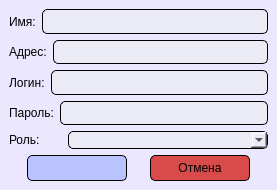
<?xml version="1.0" encoding="UTF-8"?>
<ui version="4.0">
 <class>UserWindow</class>
 <widget class="QMainWindow" name="UserWindow">
  <property name="geometry">
   <rect>
    <x>0</x>
    <y>0</y>
    <width>277</width>
    <height>190</height>
   </rect>
  </property>
  <property name="windowTitle">
   <string>MainWindow</string>
  </property>
  <property name="styleSheet">
   <string notr="true">background-color: rgb(235, 231, 255);</string>
  </property>
  <widget class="QWidget" name="centralwidget">
   <layout class="QVBoxLayout" name="verticalLayout_2">
    <item>
     <layout class="QVBoxLayout" name="verticalLayout">
      <item>
       <layout class="QHBoxLayout" name="horizontalLayout_6">
        <item>
         <widget class="QLabel" name="label_6">
          <property name="text">
           <string>Имя:</string>
          </property>
         </widget>
        </item>
        <item>
         <widget class="QLineEdit" name="name_input">
          <property name="sizePolicy">
           <sizepolicy hsizetype="Expanding" vsizetype="Minimum">
            <horstretch>0</horstretch>
            <verstretch>0</verstretch>
           </sizepolicy>
          </property>
          <property name="minimumSize">
           <size>
            <width>0</width>
            <height>0</height>
           </size>
          </property>
          <property name="mouseTracking">
           <bool>true</bool>
          </property>
          <property name="tabletTracking">
           <bool>false</bool>
          </property>
          <property name="acceptDrops">
           <bool>true</bool>
          </property>
          <property name="autoFillBackground">
           <bool>false</bool>
          </property>
          <property name="styleSheet">
           <string notr="true">background-color: rgb(235, 235, 245);
border-radius: 5px;
border: 1px solid dlack</string>
          </property>
          <property name="inputMethodHints">
           <set>Qt::ImhNone</set>
          </property>
          <property name="inputMask">
           <string/>
          </property>
          <property name="text">
           <string/>
          </property>
          <property name="echoMode">
           <enum>QLineEdit::Normal</enum>
          </property>
          <property name="dragEnabled">
           <bool>false</bool>
          </property>
          <property name="readOnly">
           <bool>false</bool>
          </property>
          <property name="placeholderText">
           <string/>
          </property>
          <property name="clearButtonEnabled">
           <bool>false</bool>
          </property>
         </widget>
        </item>
       </layout>
      </item>
      <item>
       <layout class="QHBoxLayout" name="horizontalLayout_5">
        <item>
         <widget class="QLabel" name="label_5">
          <property name="text">
           <string>Адрес:</string>
          </property>
         </widget>
        </item>
        <item>
         <widget class="QLineEdit" name="addres_input">
          <property name="sizePolicy">
           <sizepolicy hsizetype="Expanding" vsizetype="Minimum">
            <horstretch>0</horstretch>
            <verstretch>0</verstretch>
           </sizepolicy>
          </property>
          <property name="minimumSize">
           <size>
            <width>0</width>
            <height>0</height>
           </size>
          </property>
          <property name="mouseTracking">
           <bool>true</bool>
          </property>
          <property name="tabletTracking">
           <bool>false</bool>
          </property>
          <property name="acceptDrops">
           <bool>true</bool>
          </property>
          <property name="autoFillBackground">
           <bool>false</bool>
          </property>
          <property name="styleSheet">
           <string notr="true">background-color: rgb(235, 235, 245);
border-radius: 5px;
border: 1px solid dlack</string>
          </property>
          <property name="inputMethodHints">
           <set>Qt::ImhNone</set>
          </property>
          <property name="inputMask">
           <string/>
          </property>
          <property name="text">
           <string/>
          </property>
          <property name="echoMode">
           <enum>QLineEdit::Normal</enum>
          </property>
          <property name="dragEnabled">
           <bool>false</bool>
          </property>
          <property name="readOnly">
           <bool>false</bool>
          </property>
          <property name="placeholderText">
           <string/>
          </property>
          <property name="clearButtonEnabled">
           <bool>false</bool>
          </property>
         </widget>
        </item>
       </layout>
      </item>
      <item>
       <layout class="QHBoxLayout" name="horizontalLayout">
        <item>
         <widget class="QLabel" name="label">
          <property name="text">
           <string>Логин:</string>
          </property>
         </widget>
        </item>
        <item>
         <widget class="QLineEdit" name="login_input">
          <property name="sizePolicy">
           <sizepolicy hsizetype="Expanding" vsizetype="Minimum">
            <horstretch>0</horstretch>
            <verstretch>0</verstretch>
           </sizepolicy>
          </property>
          <property name="minimumSize">
           <size>
            <width>0</width>
            <height>0</height>
           </size>
          </property>
          <property name="mouseTracking">
           <bool>true</bool>
          </property>
          <property name="tabletTracking">
           <bool>false</bool>
          </property>
          <property name="acceptDrops">
           <bool>true</bool>
          </property>
          <property name="autoFillBackground">
           <bool>false</bool>
          </property>
          <property name="styleSheet">
           <string notr="true">background-color: rgb(235, 235, 245);
border-radius: 5px;
border: 1px solid dlack</string>
          </property>
          <property name="inputMethodHints">
           <set>Qt::ImhNone</set>
          </property>
          <property name="inputMask">
           <string/>
          </property>
          <property name="text">
           <string/>
          </property>
          <property name="echoMode">
           <enum>QLineEdit::Normal</enum>
          </property>
          <property name="dragEnabled">
           <bool>false</bool>
          </property>
          <property name="readOnly">
           <bool>false</bool>
          </property>
          <property name="placeholderText">
           <string/>
          </property>
          <property name="clearButtonEnabled">
           <bool>false</bool>
          </property>
         </widget>
        </item>
       </layout>
      </item>
      <item>
       <layout class="QHBoxLayout" name="horizontalLayout_2">
        <item>
         <widget class="QLabel" name="label_2">
          <property name="text">
           <string>Пароль:</string>
          </property>
         </widget>
        </item>
        <item>
         <widget class="QLineEdit" name="password_input">
          <property name="sizePolicy">
           <sizepolicy hsizetype="Expanding" vsizetype="Minimum">
            <horstretch>0</horstretch>
            <verstretch>0</verstretch>
           </sizepolicy>
          </property>
          <property name="minimumSize">
           <size>
            <width>0</width>
            <height>0</height>
           </size>
          </property>
          <property name="mouseTracking">
           <bool>true</bool>
          </property>
          <property name="tabletTracking">
           <bool>false</bool>
          </property>
          <property name="acceptDrops">
           <bool>true</bool>
          </property>
          <property name="autoFillBackground">
           <bool>false</bool>
          </property>
          <property name="styleSheet">
           <string notr="true">background-color: rgb(235, 235, 245);
border-radius: 5px;
border: 1px solid dlack</string>
          </property>
          <property name="inputMethodHints">
           <set>Qt::ImhNone</set>
          </property>
          <property name="inputMask">
           <string/>
          </property>
          <property name="text">
           <string/>
          </property>
          <property name="echoMode">
           <enum>QLineEdit::Normal</enum>
          </property>
          <property name="dragEnabled">
           <bool>false</bool>
          </property>
          <property name="readOnly">
           <bool>false</bool>
          </property>
          <property name="placeholderText">
           <string/>
          </property>
          <property name="clearButtonEnabled">
           <bool>false</bool>
          </property>
         </widget>
        </item>
       </layout>
      </item>
      <item>
       <layout class="QHBoxLayout" name="user_choise_layout">
        <item>
         <widget class="QLabel" name="label_10">
          <property name="minimumSize">
           <size>
            <width>30</width>
            <height>0</height>
           </size>
          </property>
          <property name="styleSheet">
           <string notr="true"/>
          </property>
          <property name="text">
           <string>Роль:</string>
          </property>
         </widget>
        </item>
        <item>
         <widget class="QComboBox" name="postsBox">
          <property name="minimumSize">
           <size>
            <width>200</width>
            <height>0</height>
           </size>
          </property>
          <property name="styleSheet">
           <string notr="true">background-color: rgb(235, 235, 245);
border-radius: 5px;
border: 1px solid dlack</string>
          </property>
          <item>
           <property name="text">
            <string/>
           </property>
          </item>
         </widget>
        </item>
       </layout>
      </item>
      <item>
       <layout class="QHBoxLayout" name="horizontalLayout_7">
        <item>
         <spacer name="horizontalSpacer">
          <property name="orientation">
           <enum>Qt::Horizontal</enum>
          </property>
          <property name="sizeHint" stdset="0">
           <size>
            <width>40</width>
            <height>20</height>
           </size>
          </property>
         </spacer>
        </item>
        <item>
         <widget class="QPushButton" name="create_btn">
          <property name="minimumSize">
           <size>
            <width>100</width>
            <height>0</height>
           </size>
          </property>
          <property name="styleSheet">
           <string notr="true">QPushButton {
	background-color: rgb(185, 196, 255);
	padding: 5 10 5 10;
	border:1px solid black;
	border-radius: 5px;
}

QPushButton:hover {
	background-color: rgb(155, 155, 224);
}

QPushButton:pressed {
	background-color: rgb(140, 140, 207);
}</string>
          </property>
          <property name="text">
           <string/>
          </property>
         </widget>
        </item>
        <item>
         <spacer name="horizontalSpacer_3">
          <property name="orientation">
           <enum>Qt::Horizontal</enum>
          </property>
          <property name="sizeHint" stdset="0">
           <size>
            <width>40</width>
            <height>20</height>
           </size>
          </property>
         </spacer>
        </item>
        <item>
         <widget class="QPushButton" name="clousing_btn">
          <property name="minimumSize">
           <size>
            <width>100</width>
            <height>0</height>
           </size>
          </property>
          <property name="styleSheet">
           <string notr="true">QPushButton {
	background-color: rgb(217, 74, 74);
	padding: 5 10 5 10;
	border:1px solid black;
	border-radius: 5px;
}

QPushButton:hover {
	background-color: rgb(222, 87, 87);
}

QPushButton:pressed {
	background-color: rgb(217, 139, 139);
}</string>
          </property>
          <property name="text">
           <string>Отмена</string>
          </property>
         </widget>
        </item>
        <item>
         <spacer name="horizontalSpacer_2">
          <property name="orientation">
           <enum>Qt::Horizontal</enum>
          </property>
          <property name="sizeHint" stdset="0">
           <size>
            <width>40</width>
            <height>20</height>
           </size>
          </property>
         </spacer>
        </item>
       </layout>
      </item>
     </layout>
    </item>
   </layout>
  </widget>
 </widget>
 <resources/>
 <connections/>
</ui>
